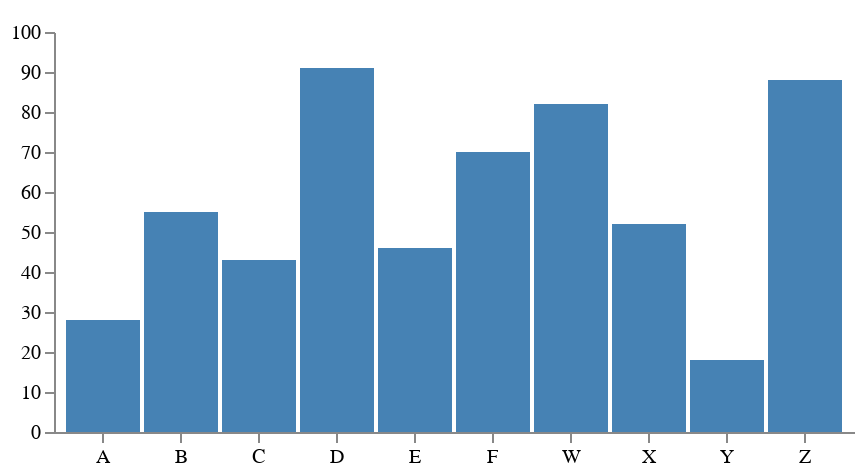

Express this chart as Vega-Lite.
### Vega specification from a JSON file in a GitHub repository (floating-point values rounded to 4 significant figures)
{"$schema": "https://vega.github.io/schema/vega/v3.0.json", "width": 400, "height": 200, "padding": 5, "data": [{"name": "table", "values": [{"category": "A", "amount": 28}, {"category": "B", "amount": 55}, {"category": "C", "amount": 43}, {"category": "D", "amount": 91}, {"category": "E", "amount": 46}, {"category": "F", "amount": 70}, {"category": "W", "amount": 82}, {"category": "X", "amount": 52}, {"category": "Y", "amount": 18}, {"category": "Z", "amount": 88}]}], "signals": [{"name": "tooltip", "value": {}, "on": [{"events": "rect:mouseover", "update": "datum"}, {"events": "rect:mouseout", "update": "{}"}]}], "scales": [{"name": "xscale", "type": "band", "domain": {"data": "table", "field": "category"}, "range": "width", "padding": 0.05, "round": true}, {"name": "yscale", "domain": {"data": "table", "field": "amount"}, "nice": true, "range": "height"}], "axes": [{"orient": "bottom", "scale": "xscale"}, {"orient": "left", "scale": "yscale"}], "marks": [{"type": "rect", "from": {"data": "table"}, "encode": {"enter": {"x": {"scale": "xscale", "field": "category"}, "width": {"scale": "xscale", "band": 1}, "y": {"scale": "yscale", "field": "amount"}, "y2": {"scale": "yscale", "value": 0}}, "update": {"fill": {"value": "steelblue"}}, "hover": {"fill": {"value": "red"}}}}, {"type": "text", "encode": {"enter": {"align": {"value": "center"}, "baseline": {"value": "bottom"}, "fill": {"value": "#333"}}, "update": {"x": {"scale": "xscale", "signal": "tooltip.category", "band": 0.5}, "y": {"scale": "yscale", "signal": "tooltip.amount", "offset": -2}, "text": {"signal": "tooltip.amount"}, "fillOpacity": [{"test": "datum === tooltip", "value": 0}, {"value": 1}]}}}]}
